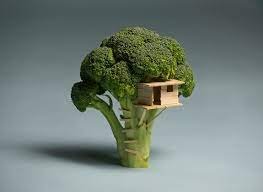
#> input picture CSE4182 - Digital Image Processing/assignment 10/download.jpeg, 263 x 192 px
$ jupyter execute 'assignment 10.ipynb'
#> lines starting #> are read from the running program, lines starting #| are printed output that depends on the picture
[cell 1]
import matplotlib.pyplot as plt
import numpy as np
import cv2

[cell 2]
img = plt.imread('download.jpeg')
#> img is the input picture: shape (192, 263, 3); mean R, G, B 115.4, 127.2, 120.7
img = cv2.cvtColor(img,cv2.COLOR_RGB2GRAY)
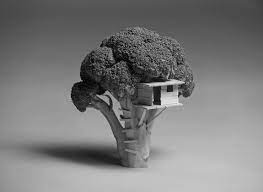
#> img: shape (192, 263); min 1, max 235, mean 123
plt.imshow(img,cmap='gray')

[cell 3]
def image_plotting(img,ind,title):
    plt.subplot(3,2,ind)
    plt.imshow(img,cmap='gray')
    plt.title(title,fontsize=30)

    plt.subplot(3,2,ind+1)
    plt.hist(img.flatten(),255,[0,255],color='b')
    plt.title(title,fontsize=30)
    plt.savefig('assignment_10.jpg')

[cell 4]
hist,bins = np.histogram(img,256,[0,256])
#> hist = 256 values, max 1087 at index 84, min 0 at index 0, mean 197.2; bins = 257 values from 0 to 256

m,n = img.shape
#> m = 192; n = 263

cdf = hist.cumsum()
#> cdf = 256 values from 0 to 50496
new_img = img.copy()
for i in range(m):
    for j in range(n):
        new_img[i,j] = np.round((cdf[img[i,j]] - cdf.min())/(m*n-cdf.min()) * ((1<<8) -1))
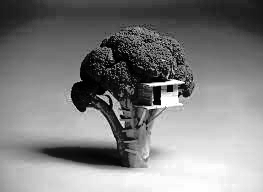
#> new_img: shape (192, 263); min 0, max 255, mean 128.5

[cell 5]
images = [img,new_img,cv2.equalizeHist(img)]
titles = ['original','manual equalization','cv2.equalizeHist']
plt.figure(figsize=(30,20))
for i in range(3):
    image_plotting(images[i],i*2+1,titles[i])
#> this loop made 3 passes
#> pass 1, in image_plotting, `plt.savefig('assignment_10.jpg')`:
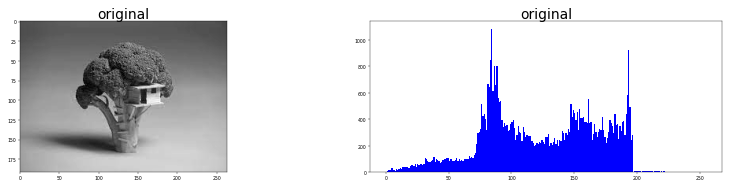
#> figure drawn by matplotlib, 2 panels; panel 2: tallest bar 1087 high, from x = 84 to 85
#> pass 2, in image_plotting (call 2), `plt.savefig('assignment_10.jpg')`:
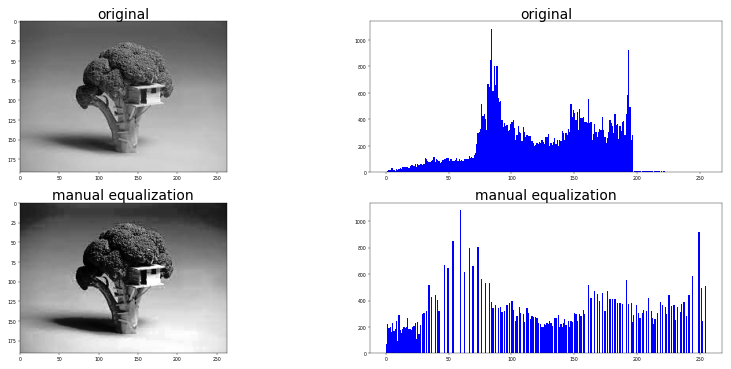
#> figure drawn by matplotlib, 4 panels; panel 2: tallest bar 1087 high, from x = 84 to 85; panel 4: tallest bar 1087 high, from x = 59 to 60
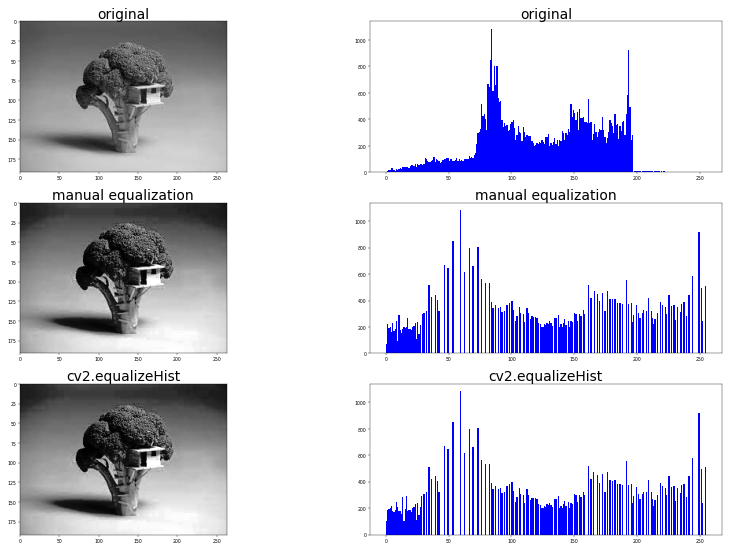
#> figure drawn by matplotlib, 6 panels; panel 2: tallest bar 1087 high, from x = 84 to 85; panel 4: tallest bar 1087 high, from x = 59 to 60; panel 6: tallest bar 1087 high, from x = 59 to 60
